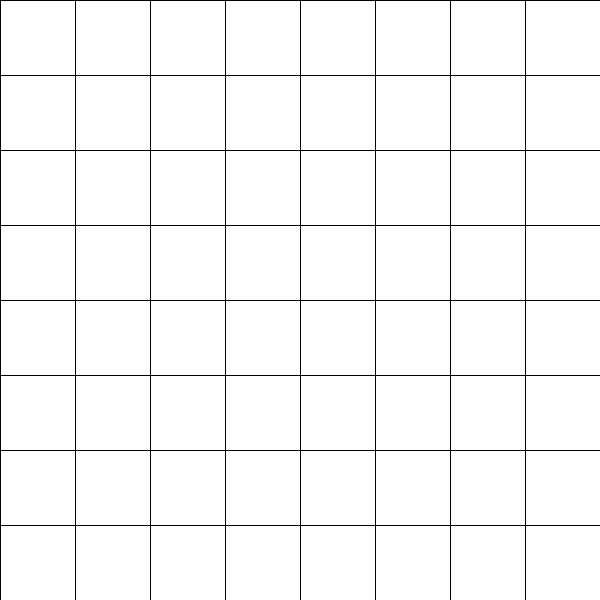
Frame 1 (no input)
Frame 60 (the mouse pressed at the canvas centre just before this capture): identical to frame 1, image omitted
Frame 120 (the mouse held since frame 60 and released just before this capture): identical to frame 1, image omitted

The Processing sketch that drew this single still picture (run headless with seeded random() and noise(); from frame 60 on, the mouse is pressed at the canvas centre):

// Processing sketch: ej12a_tabla_y_zonas_sin_arreglos
// ── ej12a_tabla_y_zonas_sin_arreglos.pde

// tabla y zonas

int cant = 8;  //cantidad de celdas
int tam;

void setup(){
  size( 600, 600 );
  tam = width / cant;  //=100
}

void draw(){
  background( 0 );
  
  for( int x = 0 ; x < cant ; x++ ){
    for( int y = 0 ; y < cant ; y++ ){
      boolean estoyDentro = mouseX > x*tam && mouseX < x*tam+tam && mouseY > y*tam && mouseY < y*tam+tam ;
      if( estoyDentro ){
        fill( 0 );
      }else{
        fill( 255 );
      }
      rect( x * tam, y * tam, tam, tam );
    }
  }
}

void keyPressed(){
  if( key == '+' ){
    cant++;
    tam = width / cant;
  }
}
